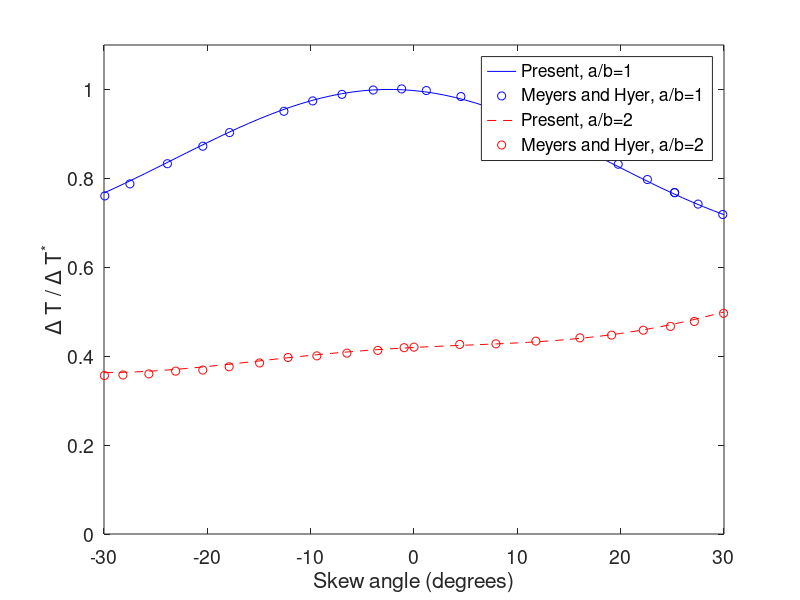

MATLAB code to generate this figure:
skew_angle_values = -30:1:30;

square_analysis_data = [ 29.620910298489786  30.030775083294944  30.451904289285682  30.882545491239028  31.320854556164466  31.764898203539747 ...
  32.212658195948705  32.662037300204034  33.110867109586430  33.556917773371225  33.997909618233102  34.431526591371075  ...
  34.855431397031012  35.267282141893908  35.664750252938099  36.045539394811485  36.407405076337838  36.748174617320757  ...
  37.065767140462832  37.358213250995782  37.623674078589083  37.860459374424501  38.067044379161985  38.242085198829429  ...
  38.384432456290334  38.493143009471574  38.567489553308548  38.606967957265830  38.611302214085100  38.580446915086931  ...
  38.514587211167651  38.414136258901266  38.279730206607439  38.112220828116520  37.912665964420363  37.682317986374557  ...
  37.422610531758743  37.135143810798255  36.821668791935380  36.484070590021155  36.124351379077041  35.744613125741267  ...
  35.347040427664943  34.933883683123597  34.507442799651500  34.070051586531733  33.624062941379094  33.171834898897885  ...
  32.715717568568827  32.258040958881963  31.801103660498608  31.347162341045095  30.898421993592148  30.457026870100673  ...
  30.025052039845963  29.604495510296239  29.197270860973507  28.805200358433225  28.430008532196887  28.073316221683218  ...
  27.736635114693399];

maxvalue = max(square_analysis_data);

figure;plot(skew_angle_values,square_analysis_data/maxvalue,'b-');


square_data_meyer = [
-29.920318489682046, 0.7605262864976741
-27.490037896262812, 0.7875438760406954
-23.864541213608337, 0.8329824711708904
-20.438247212493074, 0.8722806973754098
-17.848605786949292, 0.9029824408139344
-12.589639237032413, 0.9508771835143996
-9.800797318460795, 0.9742105179720648
-6.972111361963149, 0.988947369663735
-3.944222723926295, 0.9987719262148649
1.1952204662579646, 0.9975438524297298
-1.1952204662579717, 1.0012280737851351
4.541830768543907, 0.9840350745231945
7.211153704405646, 0.9692982228315243
10.517928722811021, 0.9398245531781348
13.665336343557762, 0.9066666621693398
17.211153704405653, 0.863684214609415
19.760953280534764, 0.8317543973857553
22.589639237032408, 0.7973684325918253
25.219118134968113, 0.7678947292084848
25.219118134968113, 0.7678947292084848
27.49004008477418, 0.7421052809105004
29.88047226324464, 0.7187719127228845];

hold on;
plot(square_data_meyer(:,1),square_data_meyer (:,2),'bo');
 

rec_analysis_data = [14.0146277934565	14.0256622891923	14.0478261077762	14.0805680194877	14.1232771230133	14.1752861507955	14.2358756564728	14.3042790443405	14.3796883971718	14.4612610617988	14.5481269537329	14.6393965344989	14.7341694127027	14.8315435067574	14.9306246897013	15.0305368171471	15.1304320126942	15.2295010650196	15.3269837620780	15.4221789741715	15.5144542786767	15.6032549172709	15.6881118787642	15.7686489113058	15.8445882925297	15.9157552120613	15.9820806590462	16.0436027461537	16.1004664408554	16.1529217174463	16.2013201809253	16.2461102420150	16.2878309531441	16.3271046358554	16.3646284371847	16.4011649647071	16.4375321511962	16.4745924929370	16.5132418101073	16.5543976654216	16.5989875785456	16.6479371700589	16.7021583735734	16.7625378510642	16.8299257628226	16.9051250374215	16.9888813009548	17.0818736211134	17.1847062213248	17.2979013073451	17.4218931318009	17.5570234003228	17.7035380850003	17.8615856824602	18.0312169078691	18.2123857831297	18.4049520397154	18.6086847279278	18.8232669017619	19.0483012349543	19.2833164167695];
hold on;
plot(skew_angle_values,rec_analysis_data/maxvalue,'r--');

rectangleData=[
-29.960158150585336, 0.35649125919641095
-28.16732963970975, 0.3577192992515951
-25.657369724483928, 0.36017544682186525
-23.067728298940146, 0.3663158494774918
-20.438247212493074, 0.36877192958786004
-17.888445447852586, 0.3761403722986706
-14.940240508645058, 0.3847368550646654
-12.191233873954, 0.39701759291601635
-9.402391955382381, 0.40070178054147076
-6.494022300055411, 0.4068421157371953
-3.5059776999445837, 0.41298245093291996
-0.9561737467927429, 0.41912285358854634
-7.105427357601002e-15, 0.4203508936437304
4.422311785834026, 0.42649122883945495
7.92828510875588, 0.4277193363545411
11.792828510875587, 0.4338596715502656
16.055777276073698, 0.4412281142610762
19.12350557501385, 0.44736844945680077
22.191233873954005, 0.4584210797930658
24.820712771889703, 0.4670175625590606
27.13147438259906, 0.4780701928953256
29.96016033909671, 0.49649126594240117];

hold on;
plot(rectangleData(:,1),rectangleData(:,2),'ro')

legend('Present, a/b=1','Meyers and Hyer, a/b=1', 'Present, a/b=2', 'Meyers and Hyer, a/b=2')



axis([-30,30,0,1.1])
xlabel('Skew angle (degrees)')
ylabel('\Delta T / \Delta T^*')
set(gca,'FontSize',14)


set(gcf,'color','w')

